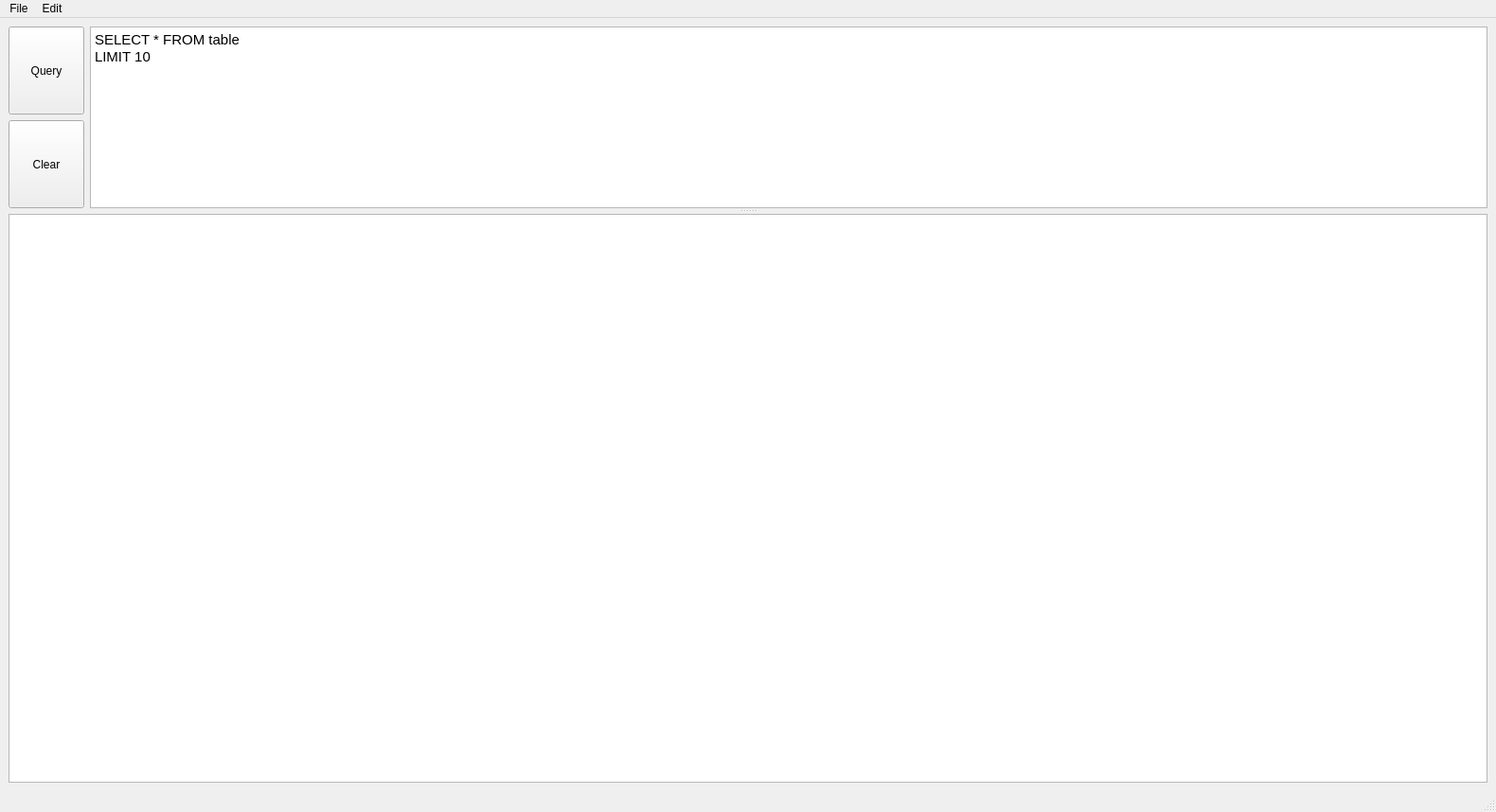
<?xml version="1.0" encoding="UTF-8"?>
<ui version="4.0">
 <class>sqlSearch</class>
 <widget class="QMainWindow" name="sqlSearch">
  <property name="geometry">
   <rect>
    <x>0</x>
    <y>0</y>
    <width>1580</width>
    <height>858</height>
   </rect>
  </property>
  <property name="windowTitle">
   <string>sqlSearch</string>
  </property>
  <widget class="QWidget" name="centralwidget">
   <layout class="QVBoxLayout" name="verticalLayout_2">
    <item>
     <widget class="QSplitter" name="splitter">
      <property name="orientation">
       <enum>Qt::Vertical</enum>
      </property>
      <property name="handleWidth">
       <number>6</number>
      </property>
      <widget class="QWidget" name="">
       <layout class="QHBoxLayout" name="horizontalLayout">
        <item>
         <layout class="QVBoxLayout" name="verticalLayout">
          <item>
           <widget class="QPushButton" name="queryButton">
            <property name="sizePolicy">
             <sizepolicy hsizetype="Minimum" vsizetype="Preferred">
              <horstretch>0</horstretch>
              <verstretch>0</verstretch>
             </sizepolicy>
            </property>
            <property name="text">
             <string>Query</string>
            </property>
           </widget>
          </item>
          <item>
           <widget class="QPushButton" name="clearTextButton">
            <property name="sizePolicy">
             <sizepolicy hsizetype="Minimum" vsizetype="Preferred">
              <horstretch>0</horstretch>
              <verstretch>0</verstretch>
             </sizepolicy>
            </property>
            <property name="text">
             <string>Clear</string>
            </property>
           </widget>
          </item>
         </layout>
        </item>
        <item>
         <widget class="QTextEdit" name="queryEditor">
          <property name="sizePolicy">
           <sizepolicy hsizetype="Expanding" vsizetype="Preferred">
            <horstretch>0</horstretch>
            <verstretch>1</verstretch>
           </sizepolicy>
          </property>
          <property name="html">
           <string>&lt;!DOCTYPE HTML PUBLIC &quot;-//W3C//DTD HTML 4.0//EN&quot; &quot;http://www.w3.org/TR/REC-html40/strict.dtd&quot;&gt;
&lt;html&gt;&lt;head&gt;&lt;meta name=&quot;qrichtext&quot; content=&quot;1&quot; /&gt;&lt;meta charset=&quot;utf-8&quot; /&gt;&lt;style type=&quot;text/css&quot;&gt;
p, li { white-space: pre-wrap; }
hr { height: 1px; border-width: 0; }
li.unchecked::marker { content: &quot;\2610&quot;; }
li.checked::marker { content: &quot;\2612&quot;; }
&lt;/style&gt;&lt;/head&gt;&lt;body style=&quot; font-family:'Ubuntu'; font-size:11pt; font-weight:400; font-style:normal;&quot;&gt;
&lt;p style=&quot; margin-top:0px; margin-bottom:0px; margin-left:0px; margin-right:0px; -qt-block-indent:0; text-indent:0px;&quot;&gt;SELECT * FROM table&lt;/p&gt;
&lt;p style=&quot; margin-top:0px; margin-bottom:0px; margin-left:0px; margin-right:0px; -qt-block-indent:0; text-indent:0px;&quot;&gt;LIMIT 10&lt;/p&gt;&lt;/body&gt;&lt;/html&gt;</string>
          </property>
         </widget>
        </item>
       </layout>
      </widget>
      <widget class="QTableView" name="resultsView">
       <property name="sizePolicy">
        <sizepolicy hsizetype="Expanding" vsizetype="Expanding">
         <horstretch>0</horstretch>
         <verstretch>3</verstretch>
        </sizepolicy>
       </property>
      </widget>
     </widget>
    </item>
   </layout>
  </widget>
  <widget class="QStatusBar" name="statusbar"/>
  <widget class="QMenuBar" name="menubar">
   <property name="geometry">
    <rect>
     <x>0</x>
     <y>0</y>
     <width>1580</width>
     <height>22</height>
    </rect>
   </property>
   <widget class="QMenu" name="menuSQL_Helper">
    <property name="title">
     <string>File</string>
    </property>
   </widget>
   <widget class="QMenu" name="menuEdit">
    <property name="title">
     <string>Edit</string>
    </property>
   </widget>
   <addaction name="menuSQL_Helper"/>
   <addaction name="menuEdit"/>
  </widget>
 </widget>
 <resources/>
 <connections/>
</ui>
